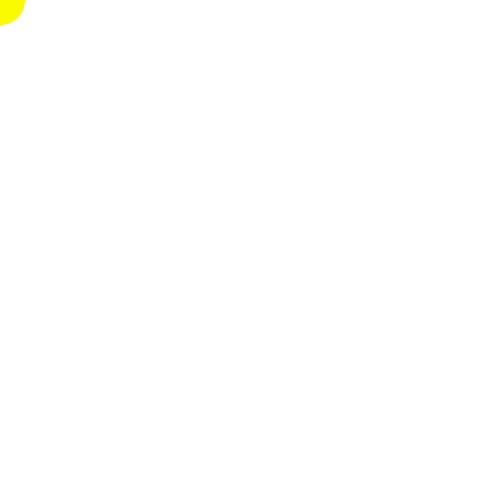
Frame 1 (no input)
Frame 60 (the mouse pressed at the canvas centre just before this capture): identical to frame 1, image omitted
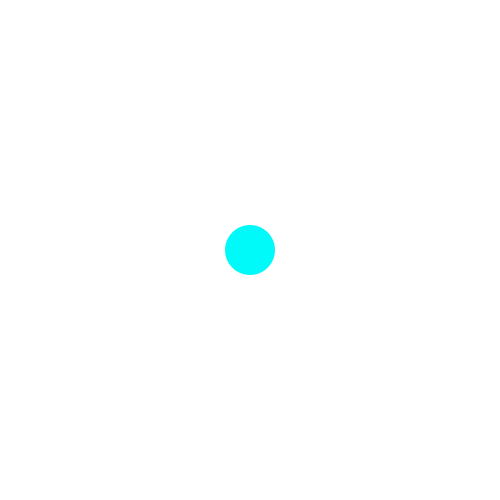
Frame 120 (the mouse held since frame 60 and released just before this capture)

The Processing sketch that drew these frames (run headless with seeded random() and noise(); from frame 60 on, the mouse is pressed at the canvas centre):

// Processing sketch: sketch_CircleHomework
// ── sketch_CircleHomework.pde
//make circle attached to mouse
//we are starting by setting the canvas size, and shape's anchor point
void setup() {
    size(500, 500);
    noStroke();
    ellipseMode(CENTER);
    
}

void draw() {
  background(255);
  //only does what is told
  //needs to be "re-painted" back to color
  
  if(mouseX < width/2) {
  fill(250, 250, 0);
  //what do we want the circle to do?
  //follow the mouse
  }  else  {
    fill(0, 250, 250); //test #2
  }
  ellipse(mouseX, mouseY, 50, 50); //WILL THIS WORK????
  
}
